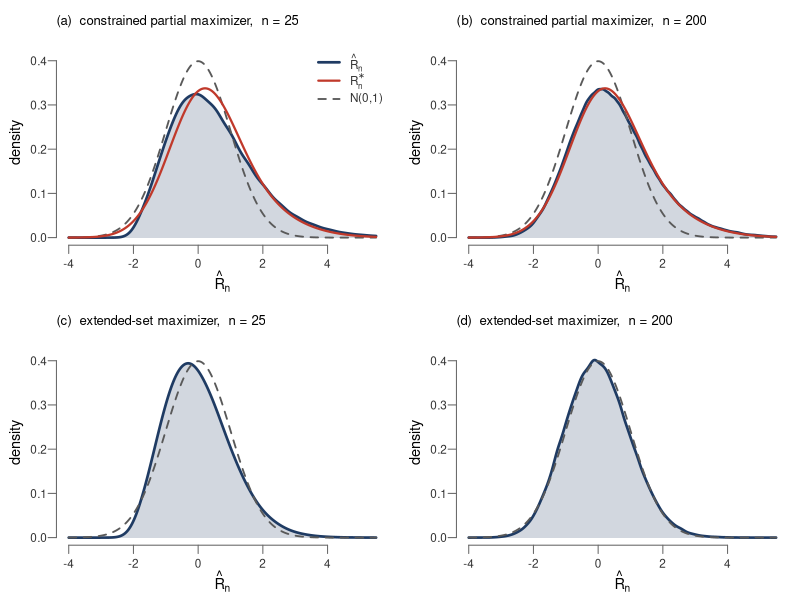

Write the R code that produced this figure.
## fig_zip_kde.R --------------------------------------------------------------
## Figure 2: four-panel figure for the zero-inflated Poisson example.
##
## DESIGN.  The two columns are two sample sizes, n = 25 and n = 200.  The
## parameter value (psi, lambda) differs between the columns and is chosen so
## that the two quantities that determine the distribution of R*_n,
##
##      kappa_n = kappa_n(theta)                  (score correlation)
##      h_n     = lambda * sqrt(n * I_ll(theta))  (standardized distance to boundary)
##
## are the same in both columns: kappa_n = -0.85 and h_n = 0.25.  With
## u_n = infinity, the approximating distribution is
##
##      R*_n = Z_psi + kappa (1 - kappa^2)^{-1/2} min(Z_lambda + h, 0),
##
## so it depends on the parameter and the sample size only through
## (kappa_n, h_n), and it is the same curve in both columns.  Anything that
## changes between the columns is therefore an effect of the sample size alone.
##
## The pairs (psi, lambda) are obtained by solving the 2x2 system
##      kappa_n(psi, lambda)       = KAPPA_TARGET
##      lambda sqrt(n I_ll)        = H_TARGET
## numerically; see solve_pair() below.
##
## ---------------------------------------------------------------------------

set.seed(405)
res_dir <- Sys.getenv("ZIP_RESDIR", "results")
dir.create(res_dir, showWarnings = FALSE, recursive = TRUE)

KAPPA_TARGET <- -0.85 # score correlation kappa_n, common to both columns
H_TARGET     <- 0.25  # standardized distance to the boundary h_n, common to both
NSIM     <- 200000    # replicates per panel
NS       <- c(25, 200)

## ---- model quantities -------------------------------------------------------
## Per-observation information, with b = exp(-psi); entries are
## I_pp = I_{psi psi}, I_pl = I_{psi lambda}, I_ll = I_{lambda lambda}.
info_zip <- function(psi, lam) {
  b <- exp(-psi); p0 <- b + lam * (1 - b)
  c(I_pp = (1 - lam)^2 * b^2 / p0 + (1 - lam) / psi + lam - p0,
    I_pl = -b / p0,
    I_ll = (1 - b)^2 / (p0 * (1 - p0)))
}
## score correlation kappa_n(theta) = I_pl / (I_pp I_ll)^{1/2}
kappa_of <- function(psi, lam) {
  I <- info_zip(psi, lam)
  as.numeric(I["I_pl"] / sqrt(I["I_pp"] * I["I_ll"]))
}
h_of <- function(psi, lam, n) as.numeric(lam * sqrt(n * info_zip(psi, lam)["I_ll"]))

## Solve kappa_n(psi, lambda) = KAPPA_TARGET and h_n(psi, lambda) = H_TARGET for
## (psi, lambda).  Two equations, two unknowns; short Newton iteration.
solve_pair <- function(kappa_target, h_target, n, tol = 1e-12, maxit = 200) {
  x <- c(0.5, h_target / sqrt(n * 1.5))                 # (psi, lambda) start
  F <- function(x) c(kappa_of(x[1], x[2]) - kappa_target,
                     h_of(x[1], x[2], n) - h_target)
  for (it in seq_len(maxit)) {
    f <- F(x)
    if (max(abs(f)) < tol) break
    J <- matrix(0, 2, 2)                                 # numerical Jacobian
    for (j in 1:2) {
      e <- rep(0, 2); e[j] <- 1e-7 * max(1, abs(x[j]))
      J[, j] <- (F(x + e) - f) / e[j]
    }
    step <- solve(J, -f)
    while (any(x + step <= 0) || (x + step)[2] >= 1) step <- step / 2
    x <- x + step
  }
  x
}

pars <- lapply(NS, function(n) solve_pair(KAPPA_TARGET, H_TARGET, n))
names(pars) <- as.character(NS)
for (n in NS) {
  p <- pars[[as.character(n)]]
  cat(sprintf("n = %4d:  psi = %.4f  lambda = %.5f   kappa_n = %.4f   h_n = %.4f\n",
              n, p[1], p[2], kappa_of(p[1], p[2]), h_of(p[1], p[2], n)))
}

## ---- the approximating distribution --------------------------------------------------
## R*_n = Z_psi + beta min(Z_lambda + h, 0),  beta = kappa / (1 - kappa^2)^{1/2},
## with Z_psi, Z_lambda independent N(0,1).  Let V = -min(Z_lambda + h, 0) >= 0.
## P(V = 0) = Phi(h); on {V = m > 0} the density of V is phi(m + h) and R*_n is
## N(-beta m, 1).  Hence the density and distribution function below.
dRstar <- function(t, kappa, h, ngrid = 2000, mmax = 12) {
  beta <- kappa / sqrt(1 - kappa^2)
  m  <- seq(0, mmax, length.out = ngrid); w <- c(diff(m), 0)
  ph <- dnorm(m + h)
  pnorm(h) * dnorm(t) +
    vapply(t, function(x) sum(dnorm(x + beta * m) * ph * w), numeric(1))
}

## ---- simulation of the profile score statistic ------------------------------
## The statistic R-hat_n depends on the data only through n_0 = #{Y_i = 0} and
## sum(Y_i), and the partial maximizer is available in closed form:
##      lambda-hat(psi) = (n_0/n - b) / (1 - b),   b = exp(-psi),
## truncated to Lambda = [0, bar-lambda], bar-lambda = 0.999, for the
## constrained partial maximizer (17) (constrained = TRUE), and to the extended
## set tilde-Lambda(psi) = (-b/(1-b), 1) of (14) otherwise.  B = replicates.
sim_stat <- function(psi, lam, n, B, constrained, chunk = 5000) {
  b <- exp(-psi); out <- numeric(0)
  for (s in seq(1, B, by = chunk)) {
    m  <- min(chunk, B - s + 1)
    Y  <- matrix(rpois(m * n, psi), m, n)
    Y[matrix(runif(m * n) < lam, m, n)] <- 0        # zero inflation
    n0 <- rowSums(Y == 0)
    lh <- (n0 / n - b) / (1 - b)                       # hat-lambda_n(psi)
    lh <- if (constrained) pmin(pmax(lh, 0), 0.999)
          else             pmin(pmax(lh, -b / (1 - b) + 1e-9), 0.999)
    p0 <- b + lh * (1 - b)
    S_psi <- -n0 * (1 - lh) * b / p0 + (rowSums(Y) / psi - (n - n0))   # S_{n psi}, (A.3)
    iz <- t(vapply(lh, function(q) info_zip(psi, q), numeric(3)))
    out <- c(out, S_psi / sqrt(n * (iz[, 1] - iz[, 2]^2 / iz[, 3])))
  }
  out
}

## ---- plot -------------------------------------------------------------------
xg   <- seq(-4, 5.5, length.out = 600)
dstar <- dRstar(xg, KAPPA_TARGET, H_TARGET)         # same curve in every panel
dnrm  <- dnorm(xg)

col_kde  <- "#1F3B63"; fill_kde <- grDevices::adjustcolor(col_kde, 0.20)
col_star <- "#C0392B"; col_norm <- "grey35"

pdf(file.path(res_dir, "fig_zip_kde.pdf"), width = 7.4, height = 5.4, family = "Helvetica")
par(mfrow = c(2, 2), mar = c(3.3, 3.4, 2.4, 0.7), mgp = c(2.0, 0.55, 0),
    las = 1, cex.axis = 0.85, cex.lab = 0.95)

panels <- expand.grid(n = NS, constrained = c(TRUE, FALSE))
panels <- panels[order(!panels$constrained, panels$n), ]
labs <- c("(a)", "(b)", "(c)", "(d)")

for (i in seq_len(nrow(panels))) {
  n   <- panels$n[i]; con <- panels$constrained[i]
  p   <- pars[[as.character(n)]]
  Rn  <- sim_stat(p[1], p[2], n, NSIM, con)
  # floor the bandwidth at half the lattice spacing
  Ip    <- info_zip(p[1], p[2])
  eff   <- as.numeric(Ip["I_pp"] - Ip["I_pl"]^2 / Ip["I_ll"])   # efficient information
  delta <- 1 / (p[1] * sqrt(n * eff))     # lattice spacing of hat-R_n
  kd    <- density(Rn, bw = max(bw.nrd0(Rn), delta / 2), n = 512,
                   from = -4, to = 5.5)

  plot(NA, xlim = range(xg), ylim = c(0, 0.43), axes = FALSE, xlab = "", ylab = "")
  polygon(c(kd$x, rev(kd$x)), c(kd$y, rep(0, length(kd$y))), col = fill_kde,
          border = NA)
  lines(kd$x, kd$y, lwd = 2.6, col = col_kde)
  lines(xg, dnrm,  lwd = 1.8, lty = 2, col = col_norm)
  if (con) lines(xg, dstar, lwd = 2.2, col = col_star)
  axis(1, col = "grey40", col.axis = "grey20")
  axis(2, col = "grey40", col.axis = "grey20")
  title(xlab = expression(hat(R)[n]), ylab = "density", cex.lab = 1.05)
  title(main = sprintf("%s  %s,  n = %d", labs[i],
                       if (con) "constrained partial maximizer" else "extended-set maximizer", n),
        cex.main = 0.95, font.main = 1, adj = 0)

  if (i == 1)
    legend("topright", bty = "n", cex = 0.85, inset = c(0, 0.02),
           lwd = c(2.6, 2.2, 1.8), lty = c(1, 1, 2),
           col = c(col_kde, col_star, col_norm), text.col = "grey20",
           legend = expression(hat(R)[n], R[n]^symbol("*"), "N(0,1)"))
}
dev.off()
cat("wrote", file.path(res_dir, "fig_zip_kde.pdf"), "\n")
